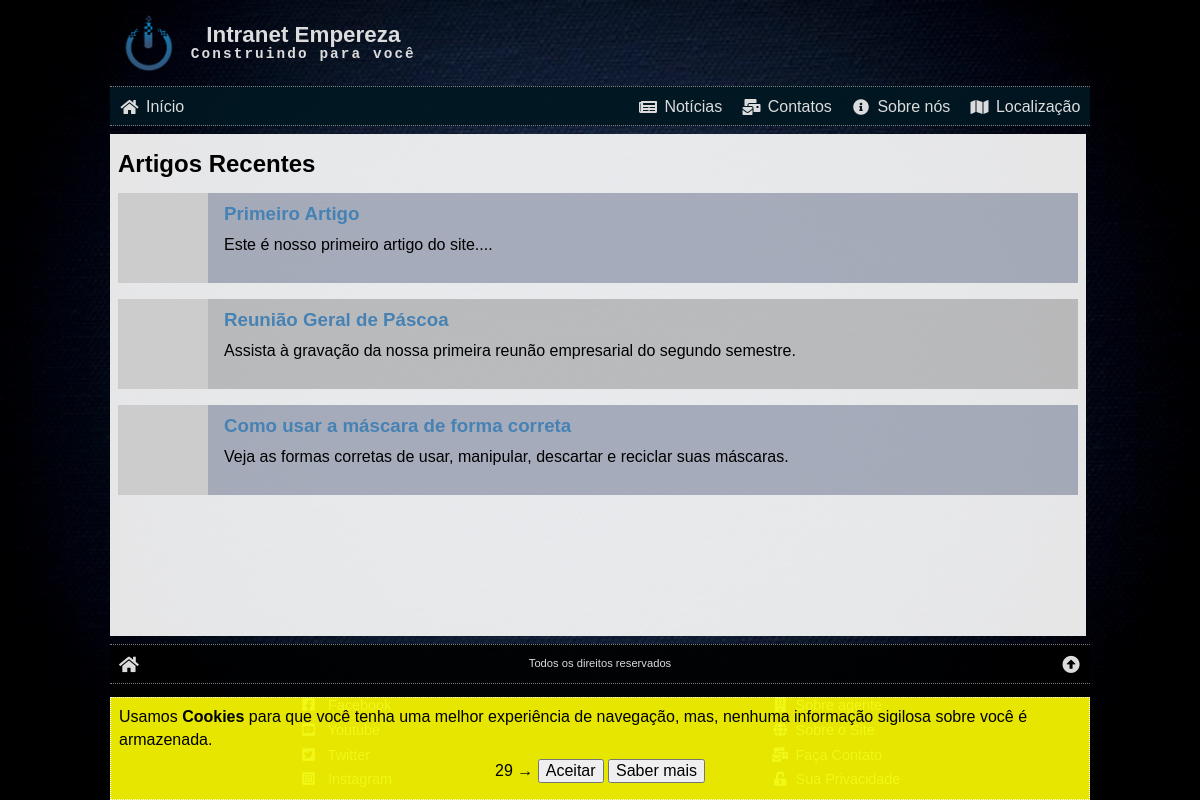
Before: / with the older database file.
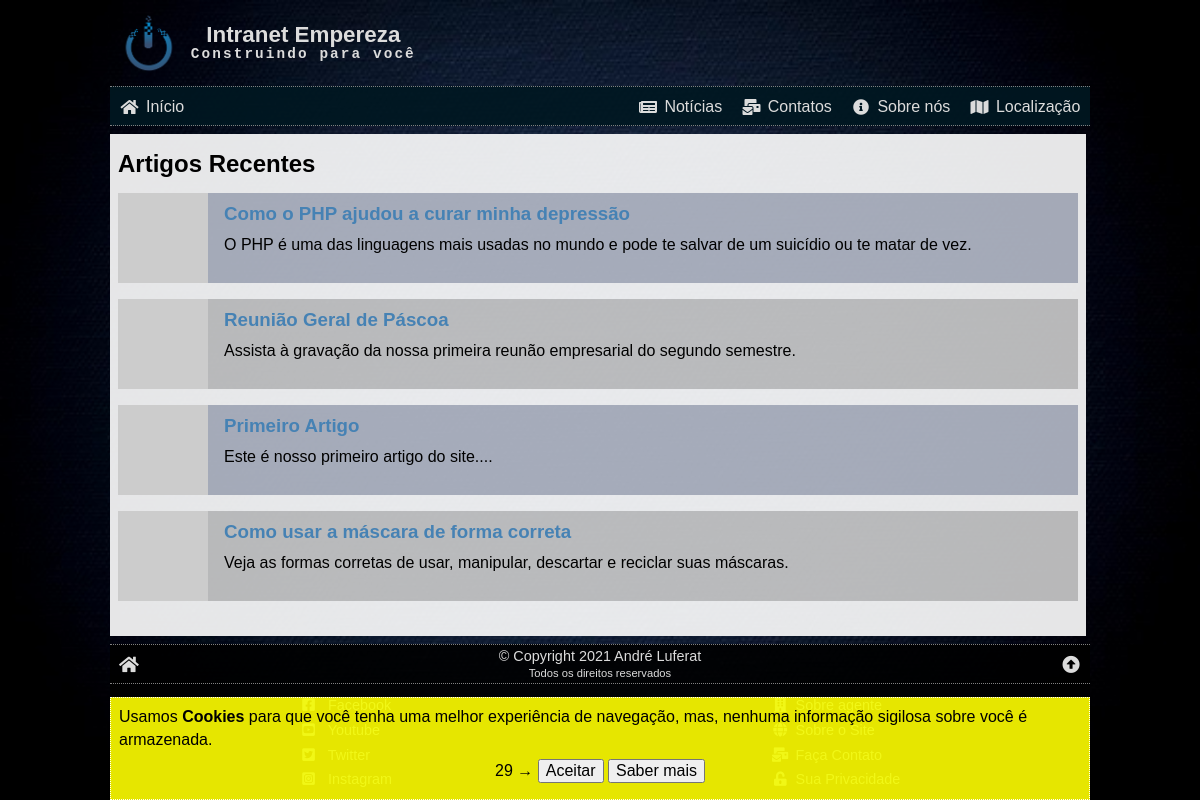
After: the same page with the newer database file.
### tables this page shows
CREATE TABLE content (
    
    cont_id INT NOT NULL PRIMARY KEY AUTO_INCREMENT,
    cont_date TIMESTAMP DEFAULT CURRENT_TIMESTAMP,
    cont_image VARCHAR(255) NOT NULL,
    cont_title VARCHAR(127) NOT NULL,
    cont_preview VARCHAR(255) NOT NULL,
    cont_text LONGTEXT NOT NULL,
    cont_author INT NOT NULL,
    cont_status ENUM ('ativo', 'inativo') DEFAULT 'ativo',
    FOREIGN KEY (cont_author) REFERENCES authors (aut_id)
);

### _config.php (called while the page is built, shortened)
<?php
if ($_SERVER['SERVER_NAME'] == 'intranet.localhost') {
    $conn = new mysqli('localhost', 'root', '', 'intranet');
} else {
    $conn = new mysqli('server', 'user', 'password', 'database');
}
$conn->query('SET NAMES utf8');
$conn->query('SET character_set_connection=utf8');
$conn->query('SET character_set_client=utf8');
$conn->query('SET character_set_results=utf8');
$conn->query('SET GLOBAL lc_time_names=pt_BR');
$conn->query('SET lc_time_names=pt_BR');
$_C = array();
$res = $conn->query("SELECT * FROM config");
while ($data = $res->fetch_assoc()) {
    $_C[$data['variable']] = $data['value'];
}

### index.php (the view)
<?php
require('./_config.php');
$_C['pageTitle'] = '';
$_C['pageCSS'] = 'index.css';
$_C['pageJS'] = 'index.js';
$contHTML = '';
$sql = "SELECT `cont_id`, `cont_image`, `cont_title`, `cont_preview`
        FROM `content`
        WHERE `cont_status` = 'ativo'
        ORDER BY `cont_date` DESC";
$res = $conn->query($sql);
while ($cont = $res->fetch_assoc()) {
    $contHTML .= <<<HTML
<div class="artigo" data-href="/ler.php?id={$cont['cont_id']}">
    <a href="/ler.php?id={$cont['cont_id']}">
        <img src="{$cont['cont_image']}" alt="{$cont['cont_title']}">
    </a>
    <div>
        <h3><a href="/ler.php?id={$cont['cont_id']}">{$cont['cont_title']}</a></h3>
        {$cont['cont_preview']}
    </div>
</div>
HTML;
}
require('./_header.php');
?>
<article>
    <h2>Artigos Recentes</h2>
    <?php echo $contHTML ?>
</article>
<?php
require('./_footer.php');
?>

### _footer.php (shortened to what this page needs)
</main>
<footer>
    <div class="info">
        <a href="/" title="Ir para a página inicial."><i class="fas fa-fw fa-home"></i></a>
        <div>
            <?php echo $_C['copyright'] ?>
            <small>Todos os direitos reservados</small>
        </div>
        <a href="#top" title="ir para o topo desta página."><i class="fas fa-fw fa-arrow-alt-circle-up"></i></a>
    </div>
    <div class="menu">
        <div class="social">
            <?php
            $socials = array('facebook', 'youtube', 'twitter', 'instagram');
            $socialLinks = '';
            foreach($socials as $link) {
                if (isset($_C[$link])) {
                    $socialName = ucfirst($link);
                    $socialLinks .= <<<LINK
<a href="{$_C[$link]}" target="_blank" title="{$_C['siteName']} no {$socialName}.">
    <i class="fab fa-fw fa-{$link}-square"></i>
    <span>{$socialName}</span>
</a>
LINK;
                }
            }
            echo $socialLinks;
            ?>
        </div>
        <div class="tools">
            <a href="/sobre.php?id=1" title="Sobre o <?php echo $_C['siteName'] ?>."><i class="fas fa-fw fa-building"></i><span>Sobre agente</span></a>
            <a href="/sobre.php?id=2" title="Sobre este site."><i class="fas fa-fw fa-globe"></i><span>Sobre o Site</span></a>
            <a href="/contatos.php" title="Faça contato com a Empereza."><i class="fas fa-fw fa-mail-bulk"></i><span>Faça Contato</span></a>
            <a href="/sobre.php?id=3" title="Sobre sua privacidade."><i class="fas fa-fw fa-unlock-alt"></i><span>Sua Privacidade</span></a>
        </div>
    </div>
</footer>
</div>
<div id="cookie-wrap">
    <div id="cookie-msg">
        <div id="cookie-text">
            Usamos <strong>Cookies</strong> para que você tenha uma melhor experiência de navegação, mas,
            nenhuma informação sigilosa sobre você é armazenada.
        </div>
        <div id="cookie-buttons">
            <span id="countDown"></span>
            &rarr;
            <button id="cookie-acceps">Aceitar</button>
            <button id="cookie-more">Saber mais</button>
        </div>
    </div>
</div>
</body>
</html>

Changed rows visible on the page:
added content: cont_title "Como o PHP ajudou a curar minha depressão", cont_preview "O PHP é uma das linguagens mais usadas no mundo e pode te salvar de um suicídio ou te matar de vez."
changed content "Reunião Geral de Páscoa": moves up the list
Other visible differences:
$_C['copyright']: (not shown) → "© Copyright 2021 André Luferat"
